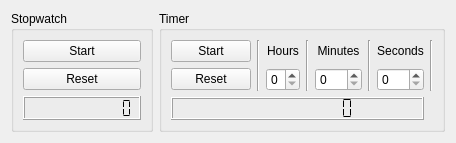
         <widget class="QWidget" name="tabTimer">
          <attribute name="title">
           <string>Timer</string>
          </attribute>
          <layout class="QGridLayout" name="gridLayout_13">
           <item row="0" column="3" rowspan="4">
            <widget class="QGroupBox" name="groupBox_2">
             <property name="title">
              <string>Timer</string>
             </property>
             <layout class="QGridLayout" name="gridLayout_16">
              <item row="1" column="7">
               <widget class="QSpinBox" name="setSeconds">
                <property name="maximum">
                 <number>999</number>
                </property>
               </widget>
              </item>
              <item row="2" column="0" colspan="8">
               <widget class="QLCDNumber" name="timerScreen">
                <property name="digitCount">
                 <number>11</number>
                </property>
                <property name="segmentStyle">
                 <enum>QLCDNumber::Flat</enum>
                </property>
               </widget>
              </item>
              <item row="1" column="3">
               <widget class="QSpinBox" name="setHours">
                <property name="minimum">
                 <number>0</number>
                </property>
                <property name="maximum">
                 <number>9</number>
                </property>
                <property name="value">
                 <number>0</number>
                </property>
               </widget>
              </item>
              <item row="0" column="7">
               <widget class="QLabel" name="label_8">
                <property name="text">
                 <string>Seconds</string>
                </property>
                <property name="alignment">
                 <set>Qt::AlignCenter</set>
                </property>
               </widget>
              </item>
              <item row="0" column="6" rowspan="2">
               <widget class="Line" name="line_6">
                <property name="orientation">
                 <enum>Qt::Vertical</enum>
                </property>
               </widget>
              </item>
              <item row="0" column="5">
               <widget class="QLabel" name="label_7">
                <property name="text">
                 <string>Minutes</string>
                </property>
                <property name="alignment">
                 <set>Qt::AlignCenter</set>
                </property>
               </widget>
              </item>
              <item row="0" column="4" rowspan="2">
               <widget class="Line" name="line_5">
                <property name="orientation">
                 <enum>Qt::Vertical</enum>
                </property>
               </widget>
              </item>
              <item row="1" column="5">
               <widget class="QSpinBox" name="setMinutes">
                <property name="maximum">
                 <number>999</number>
                </property>
               </widget>
              </item>
              <item row="0" column="2" rowspan="2">
               <widget class="Line" name="line_2">
                <property name="orientation">
                 <enum>Qt::Vertical</enum>
                </property>
               </widget>
              </item>
              <item row="0" column="3">
               <widget class="QLabel" name="label_6">
                <property name="text">
                 <string>Hours</string>
                </property>
                <property name="alignment">
                 <set>Qt::AlignCenter</set>
                </property>
               </widget>
              </item>
              <item row="1" column="0" colspan="2">
               <widget class="QPushButton" name="resettimerButton">
                <property name="text">
                 <string>Reset</string>
                </property>
               </widget>
              </item>
              <item row="0" column="8" rowspan="2">
               <widget class="Line" name="line_7">
                <property name="orientation">
                 <enum>Qt::Vertical</enum>
                </property>
               </widget>
              </item>
              <item row="0" column="0" colspan="2">
               <widget class="QPushButton" name="starttimerButton">
                <property name="text">
                 <string>Start</string>
                </property>
               </widget>
              </item>
             </layout>
            </widget>
           </item>
           <item row="0" column="2" rowspan="4">
            <widget class="QGroupBox" name="groupBox">
             <property name="title">
              <string>Stopwatch</string>
             </property>
             <layout class="QGridLayout" name="gridLayout_15">
              <item row="2" column="0" colspan="2">
               <widget class="QLCDNumber" name="stopwatchScreen">
                <property name="layoutDirection">
                 <enum>Qt::LeftToRight</enum>
                </property>
                <property name="smallDecimalPoint">
                 <bool>false</bool>
                </property>
                <property name="digitCount">
                 <number>11</number>
                </property>
                <property name="segmentStyle">
                 <enum>QLCDNumber::Flat</enum>
                </property>
                <property name="value" stdset="0">
                 <double>0.000000000000000</double>
                </property>
               </widget>
              </item>
              <item row="1" column="0" colspan="2">
               <widget class="QPushButton" name="resetstopwatchButton">
                <property name="text">
                 <string>Reset</string>
                </property>
               </widget>
              </item>
              <item row="0" column="0" colspan="2">
               <widget class="QPushButton" name="startstopwatchButton">
                <property name="text">
                 <string>Start</string>
                </property>
               </widget>
              </item>
             </layout>
            </widget>
           </item>
          </layout>
         </widget>
